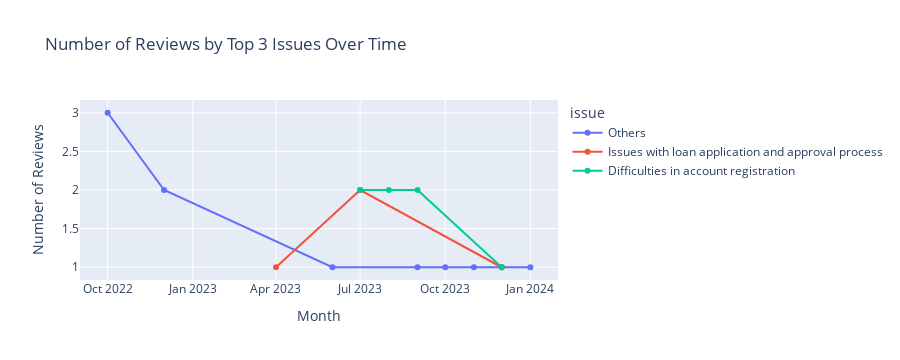

The code cell stored with this chart in its notebook:
### Markdown cell above
App Responsiveness

### Code cell
clean_app_responsiveness = preprocess(data, app_responsiveness)
plot_top_n_issues_time_series(clean_app_responsiveness, top_n=3)

### Figure 1 — Plotly figure (JSON) as saved in the notebook; plotly's stock layout.template omitted (floating-point values rounded to 4 significant figures)
{"data": [{"hovertemplate": "issue=Others<br>month_year=%{x}<br>count=%{y}<extra></extra>", "legendgroup": "Others", "line": {"color": "#636efa", "dash": "solid"}, "marker": {"symbol": "circle"}, "mode": "lines+markers", "name": "Others", "orientation": "v", "showlegend": true, "type": "scatter", "x": ["2022-10", "2022-12", "2023-06", "2023-09", "2023-10", "2023-11", "2023-12", "2024-01"], "xaxis": "x", "y": [3, 2, 1, 1, 1, 1, 1, 1], "yaxis": "y"}, {"hovertemplate": "issue=Issues with loan application and approval process<br>month_year=%{x}<br>count=%{y}<extra></extra>", "legendgroup": "Issues with loan application and approval process", "line": {"color": "#EF553B", "dash": "solid"}, "marker": {"symbol": "circle"}, "mode": "lines+markers", "name": "Issues with loan application and approval process", "orientation": "v", "showlegend": true, "type": "scatter", "x": ["2023-04", "2023-07", "2023-12"], "xaxis": "x", "y": [1, 2, 1], "yaxis": "y"}, {"hovertemplate": "issue=Difficulties in account registration<br>month_year=%{x}<br>count=%{y}<extra></extra>", "legendgroup": "Difficulties in account registration", "line": {"color": "#00cc96", "dash": "solid"}, "marker": {"symbol": "circle"}, "mode": "lines+markers", "name": "Difficulties in account registration", "orientation": "v", "showlegend": true, "type": "scatter", "x": ["2023-07", "2023-08", "2023-09", "2023-12"], "xaxis": "x", "y": [2, 2, 2, 1], "yaxis": "y"}], "layout": {"height": 360, "legend": {"title": {"text": "issue"}, "tracegroupgap": 0}, "title": {"text": "Number of Reviews by Top 3 Issues Over Time"}, "xaxis": {"anchor": "y", "autorange": true, "domain": [0, 1], "range": ["2022-08-31 00:34:13.5211", "2024-01-31 23:25:46.4789"], "title": {"text": "Month"}, "type": "date"}, "yaxis": {"anchor": "x", "autorange": true, "domain": [0, 1], "fixedrange": true, "range": [0.835, 3.165], "title": {"text": "Number of Reviews"}, "type": "linear"}}}
